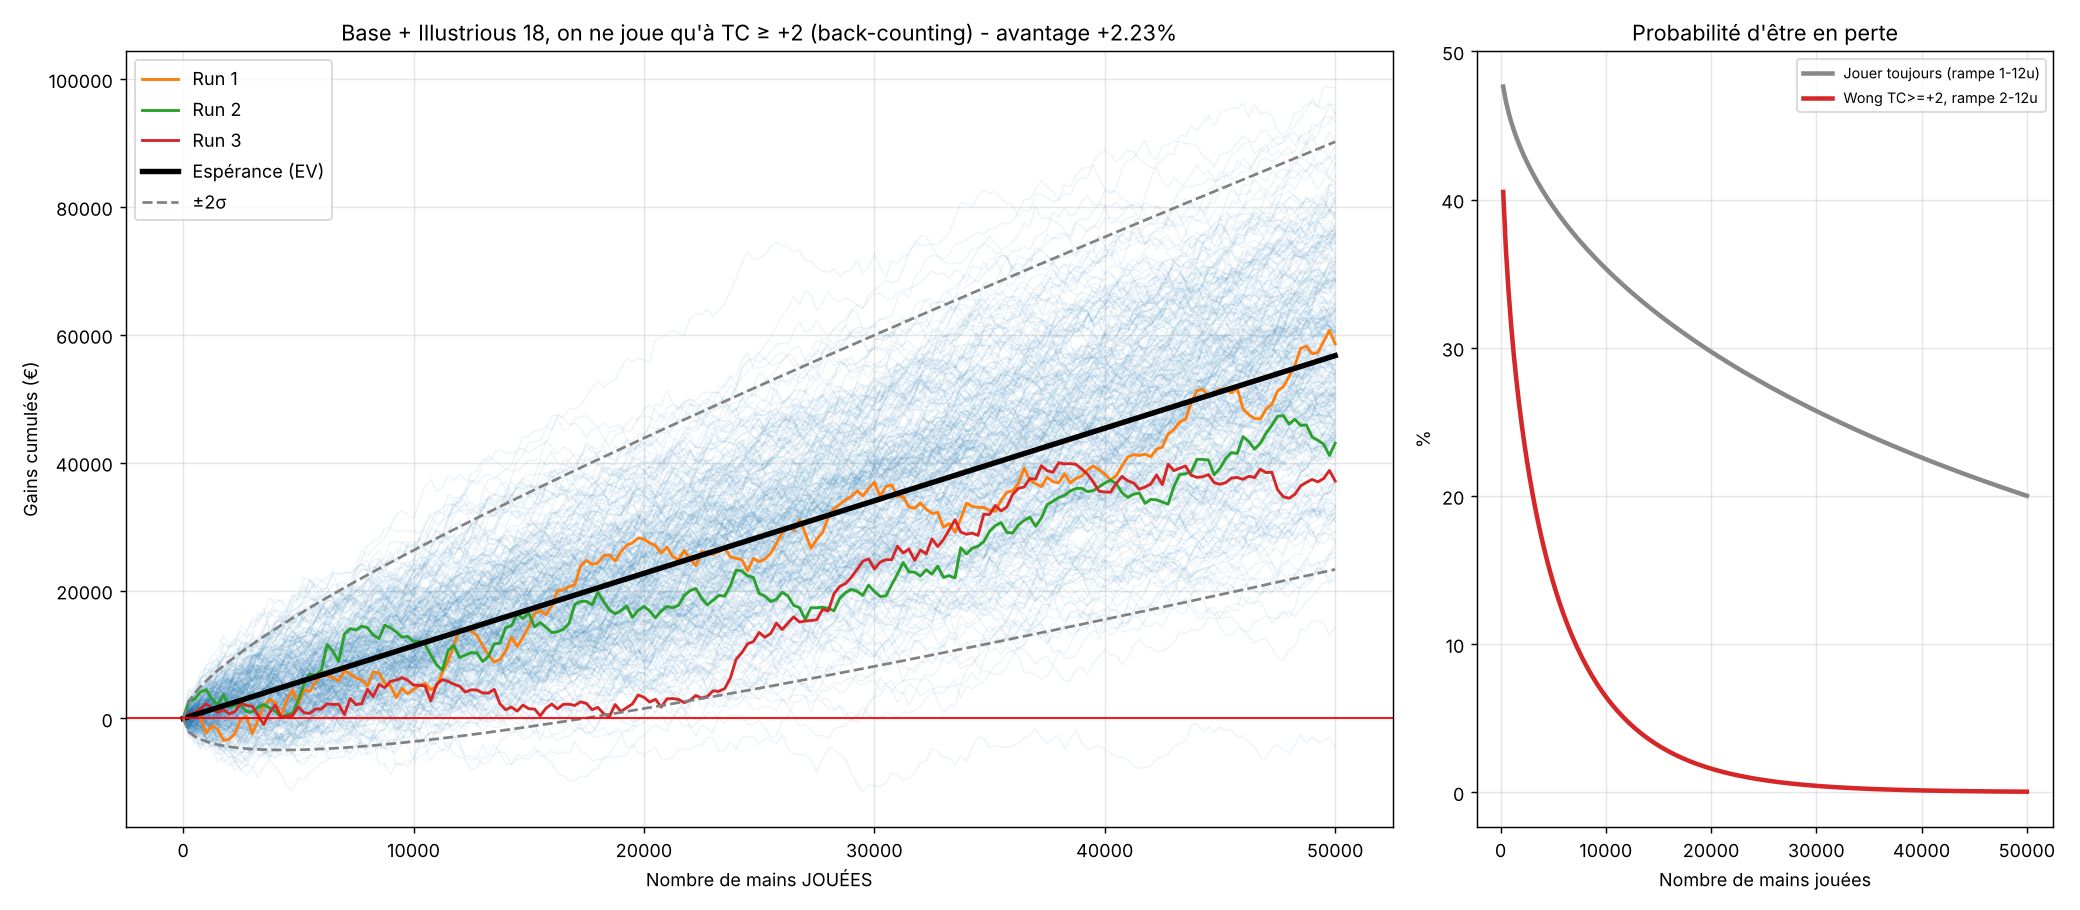

Write the Python code that produced this figure.
import numpy as np, matplotlib
matplotlib.use("Agg")
import matplotlib.pyplot as plt
from scipy.stats import norm
from blackjack_i18_sim import run

NSHOES, UNIT, N, STEP = 200_000, 10.0, 50_000, 250
RAMP = {2: 2, 3: 4, 4: 8, 5: 12}   # mises quand on joue (TC>=2), TC>=5 -> 12u
tc, r = run(NSHOES, True, procs=4)
tot = len(r)

def analyse(min_tc, ramp=True):
    m = tc >= min_tc
    b = np.array([RAMP[min(t, 5)] if ramp else 1 for t in tc[m].astype(int)], dtype=np.float32)
    pnl = b * r[m] * UNIT
    return dict(freq=m.mean(), edge=(b * r[m]).sum() / b.sum(), ev=pnl.mean(), sd=pnl.std(),
                bet=b.mean() * UNIT, pnl=pnl)

print(f"Mains observées: {tot:,}")
print(f"{'Scénario':<34}{'%mains':>7}{'mise moy':>9}{'avantage':>9}{'EV/main':>9}{'σ/main':>8}"
      f"{'EV 50k':>9}{'σ 50k':>8}{'P(perte)':>9}{'mains à voir':>13}")
sc = {}
for name, mt, ramp in [("Jouer toujours (rampe 1-12u)", -99, None),
                       ("Wong TC>=+2, mise plate 1u", 2, False),
                       ("Wong TC>=+2, rampe 2-12u", 2, True),
                       ("Wong TC>=+3, rampe 4-12u", 3, True)]:
    if ramp is None:
        lut = np.array([ {**{k:1 for k in range(-128,2)}, 2:2,3:4,4:8}.get(t, 12) for t in range(-128,128)], dtype=np.float32)
        b = lut[tc.astype(int)+128]; pnl = b*r*UNIT
        s = dict(freq=1.0, edge=(b*r).sum()/b.sum(), ev=pnl.mean(), sd=pnl.std(), bet=b.mean()*UNIT, pnl=pnl)
    else: s = analyse(mt, ramp)
    sc[name] = s
    print(f"{name:<34}{s['freq']:>7.1%}{s['bet']:>8.1f}€{s['edge']:>+9.2%}{s['ev']:>8.3f}€{s['sd']:>7.1f}€"
          f"{s['ev']*N:>8,.0f}€{s['sd']*N**.5:>7,.0f}€{norm.cdf(-s['ev']*N**.5/s['sd']):>9.1%}{N/s['freq']:>13,.0f}")

# graphique : Wong TC>=+2, rampe 2-12u, 50 000 mains JOUÉES
s = sc["Wong TC>=+2, rampe 2-12u"]; rng = np.random.default_rng(5); P = 300
cum = np.concatenate([np.zeros((P, 1)), np.cumsum(rng.choice(s['pnl'], size=(P, N)), 1)], 1)[:, ::STEP]
x = np.arange(0, N + 1, STEP); ev = x * s['ev']; sg = s['sd'] * np.sqrt(x)
fig, (a1, a2) = plt.subplots(1, 2, figsize=(16, 7), gridspec_kw={"width_ratios": [2.2, 1]})
for p in cum: a1.plot(x, p, color="#1F77B4", alpha=.08, lw=.8)
for i, c in enumerate(["#FF7F0E", "#2CA02C", "#D62728"]): a1.plot(x, cum[i], color=c, lw=1.6, label=f"Run {i+1}")
a1.plot(x, ev, "k", lw=3, label="Espérance (EV)")
a1.plot(x, ev + 2*sg, "--", color="gray", label="±2σ"); a1.plot(x, ev - 2*sg, "--", color="gray")
a1.axhline(0, color="red", lw=1)
a1.set_title(f"Base + Illustrious 18, on ne joue qu'à TC ≥ +2 (back-counting) - avantage {s['edge']:+.2%}")
a1.set_xlabel("Nombre de mains JOUÉES"); a1.set_ylabel("Gains cumulés (€)"); a1.legend(); a1.grid(alpha=.3)
for n, col in [("Jouer toujours (rampe 1-12u)", "#888"), ("Wong TC>=+2, rampe 2-12u", "#D62728")]:
    q = sc[n]; a2.plot(x[1:], norm.cdf(-q['ev']*np.sqrt(x[1:])/q['sd'])*100, lw=2.5, color=col, label=n)
a2.set_title("Probabilité d'être en perte"); a2.set_xlabel("Nombre de mains jouées"); a2.set_ylabel("%")
a2.legend(fontsize=8); a2.grid(alpha=.3)
plt.tight_layout(); plt.savefig("blackjack_wong_chart.png", dpi=130)
print("Runs en perte à 50k:", (cum[:, -1] < 0).mean(), "| min/max:", cum[:, -1].min(), cum[:, -1].max())
